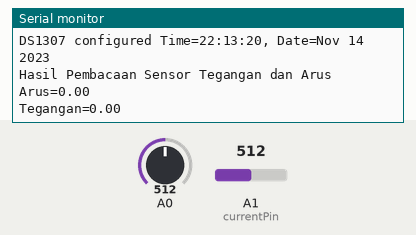
This sketch was run on a simulated Arduino Uno, built with avr-gcc and run on an emulated ATmega328P. Parts: the last lines printed to the serial monitor. Inputs (shaded band) come from the test bench; at power-on: A1 (currentPin) = 512, A0 = 512.

Above: at 1.5 s.
1.6 s: A1 (currentPin) set to 716
At 2.2 s:
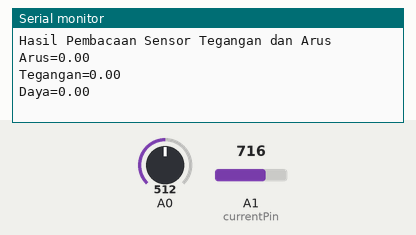
4.9 s: A0 set to 306
At 6.3 s:
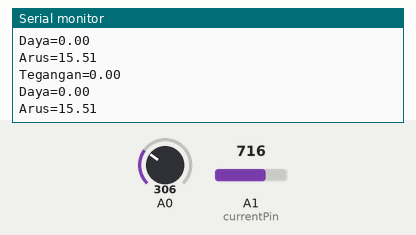
6.4 s: A1 (currentPin) set to 900
At 7.6 s:
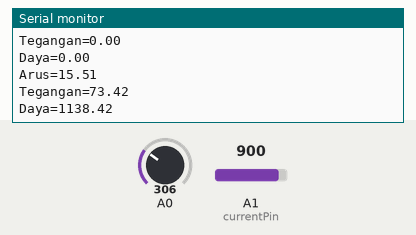
Timing chart, 0 to 9.4 s (numbered marks = the images above; inputs shaded):
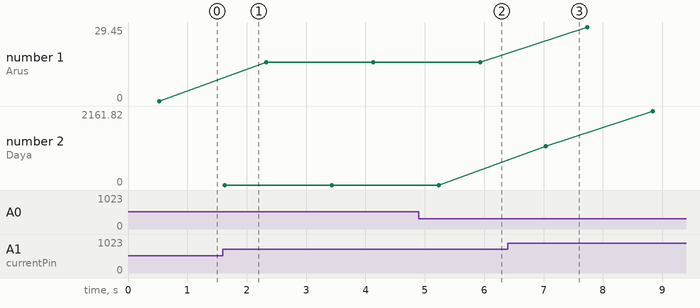

Measured:
- plotted number 1: 0 → 15.51 after the input at 1.6 s, 15.51 → 29.45 after the input at 6.4 s
- plotted number 2: 0 → 2161.82 after the input at 6.4 s

The sketch:

baru_03_april_2018.ino
```cpp
#include <Wire.h>
#include <Time.h>
#include <DS1307RTC.h>

const char *monthName[12] = {
  "Jan", "Feb", "Mar", "Apr", "May", "Jun",
  "Jul", "Aug", "Sep", "Oct", "Nov", "Dec"
};

tmElements_t tm;

double sensorValue=0;
double sensorValue1=0;
int crosscount=0;
int climbhill=0;
double VmaxD=0;
double VeffD;
double Veff;


 const int currentPin = A1;
 const unsigned long sampleTime = 100000UL;
 //sample over 100ms, it is an exact number of cycles for both 50Hz and 60Hz mains
 const unsigned long numSamples = 250UL;
 //choose the number of samples to divide sampleTime exactly, but low enough for the ADC to keep up
 const unsigned long sampleInterval = sampleTime/numSamples;
 //the sampling interval, must be longer than then ADC conversion time
 const int adc_zero = 510;
 //relative digital zero of the arudino input from ACS712 (could make this a variable and auto-adjust it)
 //Penjelasan tentang penggunaan UL =
 //Integer konstanta adalah angka yang digunakan secara langsung dalam sketsa, seperti 123. Secara default,
 //angka-angka ini diperlakukan sebagai int tapi Anda dapat mengubahnya dengan pengubah U dan L
//unsigned long adalah bilangan bulat positif yang dapat memiliki nilai hingga 4.294.967.295

void setup() {
bool parse=false;
  bool config=false;

  // get the date and time the compiler was run
  if (getDate(__DATE__) && getTime(__TIME__)) {
    parse = true;
    // and configure the RTC with this info
    if (RTC.write(tm)) {
      config = true;
    }
  }

  Serial.begin(9600);
  while (!Serial) ; // wait for Arduino Serial Monitor
  delay(200);
  if (parse && config) {
    Serial.print("DS1307 configured Time=");
    Serial.print(__TIME__);
    Serial.print(", Date=");
    Serial.println(__DATE__);
  } else if (parse) {
    Serial.println("DS1307 Communication Error :-{");
    Serial.println("Please check your circuitry");
  } else {
    Serial.print("Could not parse info from the compiler, Time=\"");
    Serial.print(__TIME__);
    Serial.print("\", Date=\"");
    Serial.print(__DATE__);
    Serial.println("\"");
  }


  // put your setup code here, to run once:
 Serial.begin(9600);
 Serial.println("Hasil Pembacaan Sensor Tegangan dan Arus");
 delay(100);
}

void loop() {
sensorValue1=sensorValue;
delay(100);
sensorValue = analogRead(A0);

if (sensorValue>sensorValue1 && sensorValue>511){
  climbhill=1;
  VmaxD=sensorValue;
  }
if (sensorValue<sensorValue1 && climbhill==1){
  climbhill=0;
  VmaxD=sensorValue1;
  VeffD=VmaxD/sqrt(2);
  Veff=(((VeffD-420.76)/-90.24)*-210.2)+210.2;
//  Serial.print(Veff);
  //Serial.println();
  VmaxD=0;
}


  // put your main code here, to run repeatedly:
double current = rmsAmps();
//arus yang ditampilkan (current) adalah sama dengan arus rmsAmps()
float Daya = current*Veff;


 Serial.print("Arus=");
 Serial.println(current);
 delay(500);
 Serial.print("Tegangan=");
 delay(100);
 Serial.print(Veff);
  Serial.println();
 delay(500);

 Serial.print("Daya=");
 Serial.println(Daya);
 delay(500);
}
float rmsAmps()
//method atau tempat pengolahan nilai arus adalah rmsAmps()
//isi dalam method adalah dibawah ini
 {
 float result;
 unsigned long currentAcc = 0;
 unsigned int count = 0;
 unsigned long prevMicros = micros() - sampleInterval;
 while (count < numSamples)
 {
   if (micros() - prevMicros >= sampleInterval)
   {
     long adc_raw = analogRead(currentPin) - adc_zero;
     currentAcc += (unsigned long)(adc_raw * adc_raw);
     ++count;
     prevMicros += sampleInterval;
   }
 }
 result = (sqrt((float)currentAcc/(float)numSamples)*(77.5/1023.0));
 //untuk menampilkan arus
 result -=0.10;
 if (result<0.3){result = 0;}
 return result;


 }

 bool getTime(const char *str)
{
  int Hour, Min, Sec;

  if (sscanf(str, "%d:%d:%d", &Hour, &Min, &Sec) != 3) return false;
  tm.Hour = Hour;
  tm.Minute = Min;
  tm.Second = Sec;
  return true;
}

bool getDate(const char *str)
{
  char Month[12];
  int Day, Year;
  uint8_t monthIndex;

  if (sscanf(str, "%s %d %d", Month, &Day, &Year) != 3) return false;
  for (monthIndex = 0; monthIndex < 12; monthIndex++) {
    if (strcmp(Month, monthName[monthIndex]) == 0) break;
  }
  if (monthIndex >= 12) return false;
  tm.Day = Day;
  tm.Month = monthIndex + 1;
  tm.Year = CalendarYrToTm(Year);
  return true;
}
```
